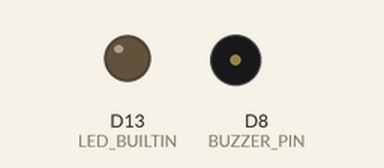
The sketch below on a simulated Arduino Uno R4 WiFi. Shown: output pins drawn as LEDs (lit = HIGH), buzzer (waves = sounding). WiFi joins after 1.5 s; servers stay silent unless stated; uploads are accepted with an empty reply; not simulated (calls return 0 or success): arduino_secrets.h; names the files do not define were given values by the test bench: STILLBENCH_PORT = 80.

Above: at 5.6 s.
Timing chart, 0 to 7.1 s (numbered marks = the images above):
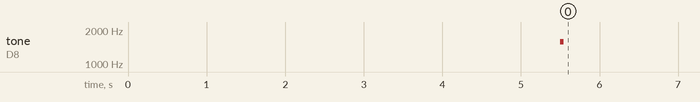

The sketch:

stillbench_pebble.ino
```cpp
// Stillbench pebble: a pocket buzzer for the sit, so the phone can stay home.
// Board: Arduino UNO R4 WiFi. Piezo on pin 8 and GND.
// Copy arduino_secrets.h.example to arduino_secrets.h and fill it in.

#include <WiFiS3.h>
#include "arduino_secrets.h"

const int BUZZER_PIN = 8;
const unsigned long POLL_MS = 3000;

#if STILLBENCH_PORT == 443
WiFiSSLClient client;
#else
WiFiClient client;
#endif
String lastState = "idle";
unsigned long sitEndsAt = 0;
bool chimed = false;
unsigned long lastPoll = 0;

void chime() {
  tone(BUZZER_PIN, 1046, 180);
  delay(260);
  tone(BUZZER_PIN, 784, 420);
  delay(500);
  noTone(BUZZER_PIN);
}

void tick() {
  tone(BUZZER_PIN, 1568, 40);
}

void connectWifi() {
  while (WiFi.status() != WL_CONNECTED) {
    WiFi.begin(SECRET_SSID, SECRET_PASS);
    delay(4000);
  }
}

// The server answers one line: "<state> <seconds>", e.g. "sitting 412".
bool poll(String &state, long &seconds) {
  if (!client.connect(STILLBENCH_HOST, STILLBENCH_PORT)) return false;
  client.print("GET /api/device HTTP/1.1\r\nHost: ");
  client.print(STILLBENCH_HOST);
  client.print("\r\nAuthorization: Bearer ");
  client.print(STILLBENCH_DEVICE_TOKEN);
  client.print("\r\nConnection: close\r\n\r\n");

  unsigned long started = millis();
  String response;
  while (client.connected() && millis() - started < 4000) {
    while (client.available()) response += (char)client.read();
  }
  client.stop();

  int body = response.indexOf("\r\n\r\n");
  if (!response.startsWith("HTTP/1.1 200") || body < 0) return false;
  String line = response.substring(body + 4);
  line.trim();
  int space = line.indexOf(' ');
  if (space < 0) return false;
  state = line.substring(0, space);
  seconds = line.substring(space + 1).toInt();
  return true;
}

void setup() {
  pinMode(BUZZER_PIN, OUTPUT);
  pinMode(LED_BUILTIN, OUTPUT);
  connectWifi();
  tick();
}

void loop() {
  if (WiFi.status() != WL_CONNECTED) connectWifi();

  if (millis() - lastPoll >= POLL_MS) {
    lastPoll = millis();
    String state;
    long seconds = 0;
    if (poll(state, seconds)) {
      if (state == "sitting") {
        sitEndsAt = millis() + (unsigned long)seconds * 1000UL;
        if (lastState != "sitting") {
          chimed = false;
          tick();
        }
      }
      if (state == "done" && !chimed) {
        chime();
        chimed = true;
      }
      lastState = state;
    }
  }

  if (lastState == "sitting" && !chimed && sitEndsAt && millis() >= sitEndsAt) {
    chime();
    chimed = true;
  }

  // A slow heartbeat while you sit, dark otherwise.
  bool sitting = lastState == "sitting" && !chimed;
  digitalWrite(LED_BUILTIN, sitting && (millis() / 1000) % 4 == 0 ? HIGH : LOW);
  delay(50);
}
```

Measured:
- by itself, tone on D8 (BUZZER_PIN): silent → 1568 Hz at 5.5 s, → silent 0.04 s later
